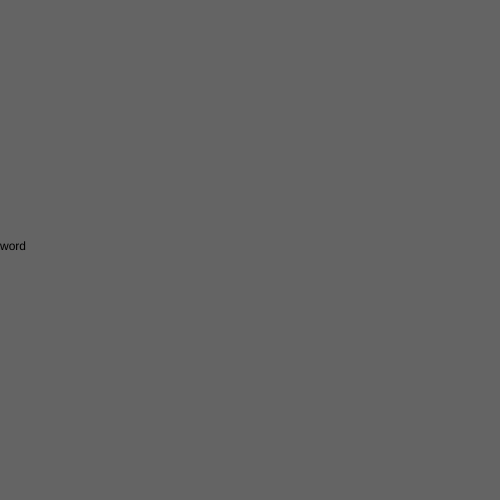
Frame 1 (no input)
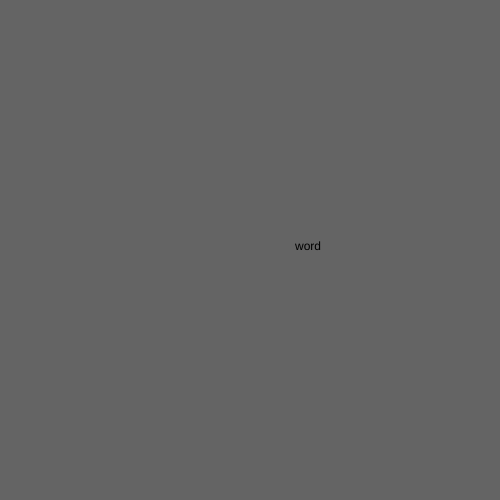
Frame 60 (no input)
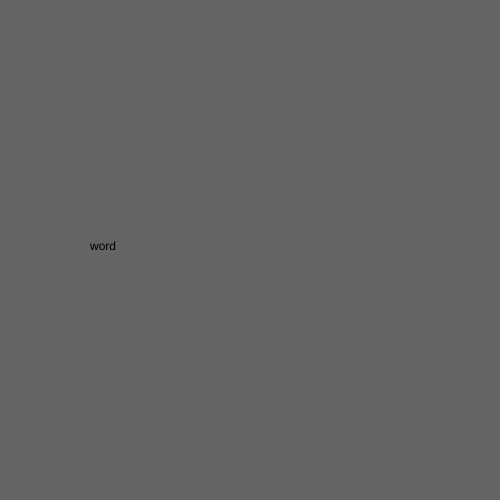
Frame 120 (the mouse pressed at the canvas centre since frame 60)

The p5.js sketch that drew these frames (run headless with seeded random() and noise() and a simulated clock; from frame 60 on, the mouse is pressed at the canvas centre):

// p5.js sketch
// ── sketch.js
var x = 0 ;

function setup() {
  createCanvas(500, 500);
}

function draw() {
  background(100);

  //change to text
  //rect(x, 250, 50, 50);
  text("word", x, 250);
  x += 5;

  if (x > width) {
// try -500
    x = 0;
  }

}
